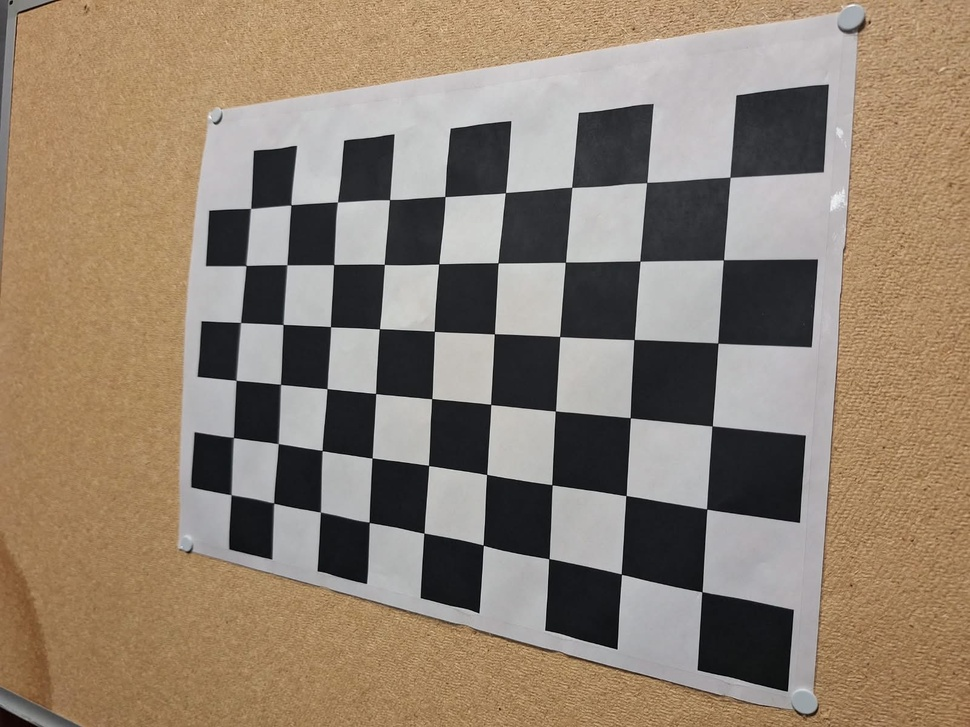
#> input picture labs/lab2/pictures/1.jpeg, 970 x 727 px, shrunk from 1600 x 1200 before the run; its folder holds only this picture in this run
$ jupyter execute main.ipynb
#> lines starting #> are read from the running program, lines starting #| are printed output that depends on the picture; after the words box and inside, x2 and y2 are one past the last pixel; in counts of white or black regions, pixels touching at a corner belong together
# Checkboard detection

[cell 1]
import numpy as np
import cv2 as cv
import glob
# termination criteria
criteria = (cv.TERM_CRITERIA_EPS + cv.TERM_CRITERIA_MAX_ITER, 30, 0.001)
# prepare object points, like (0,0,0), (1,0,0), (2,0,0) ....,(6,5,0)
pattern_size = (9, 6)
objp = np.zeros((pattern_size[0] * pattern_size[1], 3), np.float32)
objp[:, :2] = np.mgrid[0:pattern_size[0], 0:pattern_size[1]].T.reshape(-1, 2)
# Arrays to store object points and image points from all the images.
objpoints = [] # 3d point in real world space
imgpoints = [] # 2d points in image plane.
images = glob.glob('pictures/*.jpeg')
for fname in images:
    img = cv.imread(fname)
#> img is the input picture: shape (727, 970, 3); mean B, G, R 112.1, 128.9, 144.6
    gray = cv.cvtColor(img, cv.COLOR_BGR2GRAY)
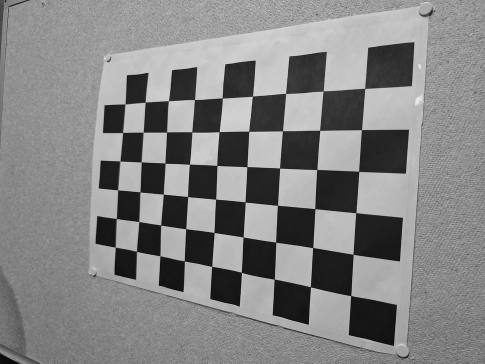
#> gray: shape (727, 970) (shown at 1/2 size); min 0, max 253, mean 131.7
    # Find the chess board corners
    ret, corners = cv.findChessboardCorners(gray, pattern_size, None)
#> ret = True; corners = 54 rows, first 8: [702, 591.9], [621.4, 574.2], [549, 558.8], [483, 545.1], [424, 533.1], [368.9, 522.2], [320.6, 512], [274, 503.1]
    # If found, add object points, image points (after refining them)
    if ret == True:
        objpoints.append(objp)
        corners2 = cv.cornerSubPix(gray,corners, (11,11), (-1,-1), criteria)
#> corners2 = 54 rows, first 8: [701.9, 591.7], [621.4, 574.2], [548.9, 558.6], [483.3, 545.2], [423.9, 533.2], [369.2, 522.4], [320.4, 512.1], [273.6, 503.1]
        imgpoints.append(corners2)
        # Draw and display the corners
        cv.drawChessboardCorners(img, pattern_size, corners2, ret)
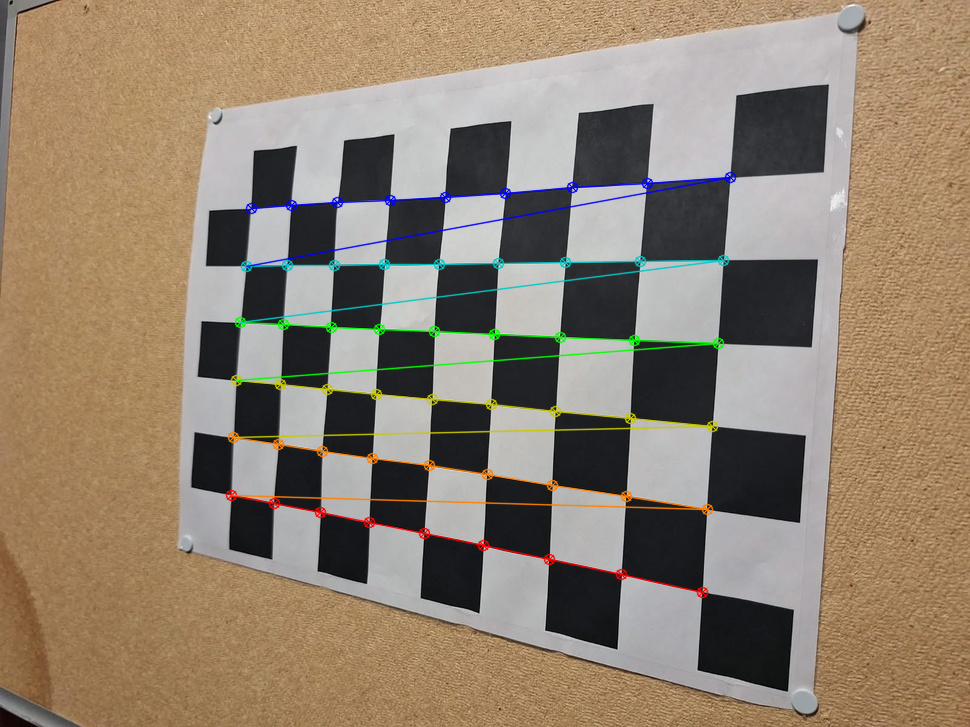
#> img: shape (727, 970, 3); 2.85% of pixels changed, all inside (x1, y1, x2, y2) = (225, 171, 737, 599)
        # save figure
        cv.imwrite('output/' + fname.split('/')[-1], img)

        cv.waitKey(500)
cv.destroyAllWindows()

[cell 2]
objpoints

[cell 3]
imgpoints

# Camera calibration

## calculate H for each image

[cell 4]
projection_matrices = []
for i in range(len(objpoints)):
    # get the object points and image points for the current image
    objp = objpoints[i]
    imgp = imgpoints[i]
    M = []
    for j in range(len(objp)):
        u, v = imgp[j].ravel()
        x, y = objp[j][:2]

        M.append([-x, -y, -1, 0, 0, 0, u*x, u*y, u])
        M.append([0, 0, 0, -x, -y, -1, v*x, v*y, v])
    U, S, Vt = np.linalg.svd(M)
    H = Vt[-1].reshape(3, 3)
    projection_matrices.append(H)
#> after the loop, projection_matrices = [[[0.0496, -0.0051, -0.76], [-0.017, 0.09, -0.641], [-6.11e-05, 9.15e-07, -0.00108]]]

[cell 5]
projection_matrices
#> Out has the same summary as projection_matrices

### Test the projection matrices by projecting the object points to image points

[cell 6]
for i, H in enumerate(projection_matrices):
    objp_i = objpoints[i]
    imgp_i = imgpoints[i]

    projected_points = []

    for x, y, _ in objp_i:
        p = np.array([x, y, 1.0])
        p_projected = H @ p
        p_projected /= p_projected[2]
        projected_points.append(p_projected[:2])

    for j, projected in enumerate(projected_points):
        print(
            f"Image {i}, Point {j}: "
            f"Actual: {imgp_i[j]}, Projected: {projected}"
        )
#> this loop made 1 pass
#> (printed output is left out)

[cell 7]
# take an image as an example and display the original image with the projected points
import matplotlib.pyplot as plt
img = cv.imread(images[0])
plt.imshow(cv.cvtColor(img, cv.COLOR_BGR2RGB))
H = projection_matrices[0]
#> H = [[0.0496, -0.0051, -0.76], [-0.017, 0.09, -0.641], [-6.11e-05, 9.15e-07, -0.00108]]
objp_i = objpoints[0]
projected_points = []
for j in range(len(objp_i)):
    x, y, _ = objp_i[j]
    p = np.array([x, y, 1.0])
    p_projected = H @ p
    p_projected /= p_projected[2]
    projected_points.append(p_projected[:2])
#> this loop made 54 passes
#> p_projected on passes 1 to 8: [701.3, 591.1, 1], [620.6, 574.4, 1], [548, 559.4, 1], [482.5, 545.9, 1], [423, 533.6, 1], [368.7, 522.3, 1], [318.9, 512.1, 1], [273.2, 502.6, 1]
#> after the loop, projected_points = 54 pairs, first value 231.1 to 727.9, second value 177 to 591.1
for point in projected_points:
    plt.plot(point[0], point[1], 'ro')
#> this loop made 54 passes
#> point on passes 1 to 8: [701.3, 591.1], [620.6, 574.4], [548, 559.4], [482.5, 545.9], [423, 533.6], [368.7, 522.3], [318.9, 512.1], [273.2, 502.6]
plt.show()
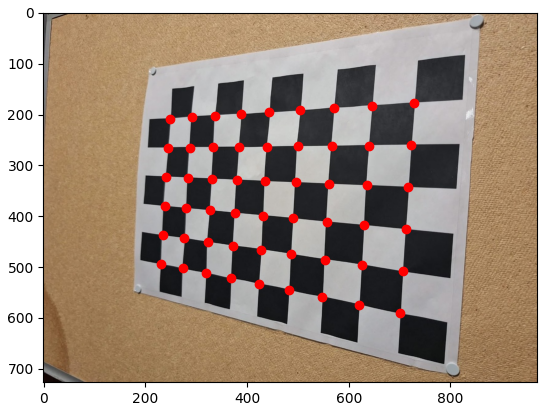
#> figure drawn by matplotlib, 1 panel

## Use the projection matrices to compute the intrinsic and extrinsic parameters of the camera.

[cell 8]
V = []
for i in range(len(objpoints)):
    H = projection_matrices[i]
    h1 = H[:, 0]
    h2 = H[:, 1]
    v12 = np.array([h1[0]*h2[0], h1[0]*h2[1] + h1[1]*h2[0], h1[1]*h2[1], h1[2]*h2[0] + h1[0]*h2[2], h1[2]*h2[1] + h1[1]*h2[2], h1[2]*h2[2]])
    v11 = np.array([h1[0]*h1[0], h1[0]*h1[1] + h1[1]*h1[0], h1[1]*h1[1], h1[2]*h1[0] + h1[0]*h1[2], h1[2]*h1[1] + h1[1]*h1[2], h1[2]*h1[2]])
    v22 = np.array([h2[0]*h2[0], h2[0]*h2[1] + h2[1]*h2[0], h2[1]*h2[1], h2[2]*h2[0] + h2[0]*h2[2], h2[2]*h2[1] + h2[1]*h2[2], h2[2]*h2[2]])
    V.append(v12)
    V.append(v11 - v22)
#> this loop made 1 pass
#> (h1, h2, v11) on pass 1: ([0.0496, -0.017, -6.11e-05], [-0.0051, 0.09, 9.15e-07], [0.00246, -0.00169, 0.00029, -6.06e-06, 2.08e-06, 3.73e-09])
#> after the loop, V = [[-0.000253, 0.00455, -0.00153, 3.57e-07, -5.51e-06, -5.59e-11], [0.00244, -0.00077, -0.0078, -6.06e-06, 1.92e-06, 3.73e-09]]
U, S, Vt = np.linalg.svd(V)
#> U = [[0.169, 0.986], [0.986, -0.169]]; S = [0.00829, 0.00467]; Vt = [[0.284, 0.00114, -0.959, -0.000712, 0.000115, 4.43e-07], [-0.142, 0.989, -0.0409, 0.000295, -0.00123, -1.47e-07], [-0.948, -0.147, -0.281, -0.000674, -0.000905, 4.5e-07], [-0.000395, -0.00039, -0.000861, 1, -3.35e-07, 3.39e-10], [-0.00107, 0.00109, -0.000195, 1.7e-07, 1, -7.09e-11], [2.8e-07, 2.11e-07, 5.45e-07, 3.23e-10, 2.46e-10, 1]]

A = Vt[-1] # A is upper triangular matrix
#> A = [2.8e-07, 2.11e-07, 5.45e-07, 3.23e-10, 2.46e-10, 1]
# convert to full matrix
A = np.array([[A[0], A[1], A[3]], [0, A[2], A[4]], [0, 0, A[5]]])
#> A = [[2.8e-07, 2.11e-07, 3.23e-10], [0, 5.45e-07, 2.46e-10], [0, 0, 1]]
K = np.linalg.inv(A)
#> K = [[3574371.3, -1385087.1, -0.000815], [0, 1835434.1, -0.000451], [0, 0, 1]]

[cell 9]
K
#> Out has the same summary as K

$ run again, on labs/lab2/pictures/5.jpeg
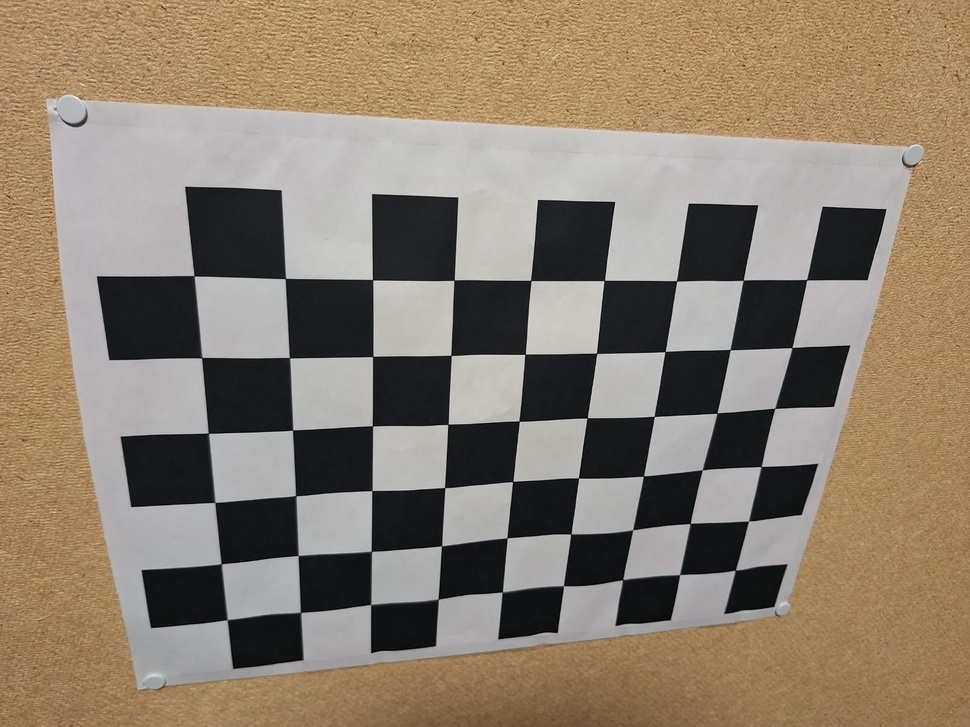
#> input picture labs/lab2/pictures/5.jpeg, 970 x 727 px, shrunk from 1600 x 1200 before the run
#> img is the input picture: shape (727, 970, 3); mean B, G, R 110.4, 126.7, 141.5
#> `gray = cv.cvtColor(img, cv.COLOR_BGR2GRAY)`:
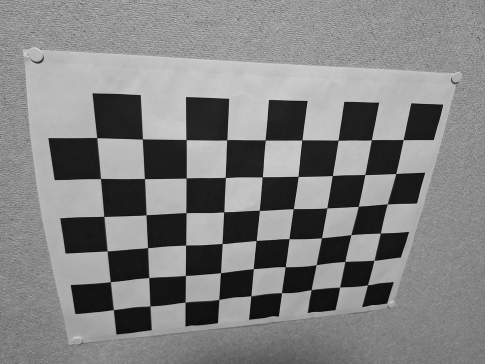
#> gray: shape (727, 970) (shown at 1/2 size); min 0, max 238, mean 129.3
#> ret = True; corners = 54 rows, first 8: [735.2, 570.2], [679.6, 574.6], [622.5, 579.7], [563.4, 585.7], [502.3, 591.9], [438.3, 599.1], [370.6, 604.5], [300.6, 612.4]
#> corners2 = 54 rows, first 8: [735.3, 570.2], [679.6, 574.6], [622.6, 579.7], [563.5, 585.7], [502.3, 592], [438.2, 599.2], [370.7, 604.5], [300.5, 612.4]
#> img: shape (727, 970, 3); 3.22% of pixels changed, all inside (x1, y1, x2, y2) = (188, 270, 814, 627)
#> after the loop `for i in range(len(objpoints)):`: projection_matrices = [[[-0.0726, -0.013, 0.786], [-0.00616, -0.0716, 0.609], [-2.08e-05, -3.56e-05, 0.00107]]]
#> `projection_matrices`: Out has the same summary as projection_matrices
#> the loop `for i, H in enumerate(projection_matrices):` made 1 pass
#> (printed output is left out)
#> `H = projection_matrices[0]`: H = [[-0.0726, -0.013, 0.786], [-0.00616, -0.0716, 0.609], [-2.08e-05, -3.56e-05, 0.00107]]
#> the loop `for j in range(len(objp_i)):` made 54 passes
#> p_projected on passes 1 to 8: [734.7, 569.6, 1], [680.1, 575, 1], [623.3, 580.6, 1], [564.1, 586.5, 1], [502.4, 592.6, 1], [438.1, 599, 1], [371, 605.6, 1], [300.8, 612.6, 1]
#> after the loop `for j in range(len(objp_i)):`: projected_points = 54 pairs, first value 193.4 to 808.1, second value 278.4 to 619.9
#> the loop `for point in projected_points:` made 54 passes
#> point on passes 1 to 8: [734.7, 569.6], [680.1, 575], [623.3, 580.6], [564.1, 586.5], [502.4, 592.6], [438.1, 599], [371, 605.6], [300.8, 612.6]
#> `plt.show()`:
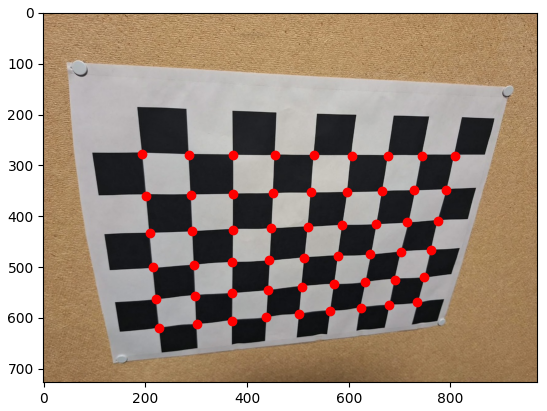
#> figure drawn by matplotlib, 1 panel
#> the loop `for i in range(len(objpoints)):` made 1 pass
#> (h1, h2, v12, v11, v22) on pass 1: ([-0.0726, -0.00616, -2.08e-05], [-0.013, -0.0716, -3.56e-05], [0.000945, 0.00528, 0.000441, 2.85e-06, 1.71e-06, 7.39e-10], [0.00527, 0.000894, 3.8e-05, 3.02e-06, 2.56e-07, 4.32e-10], [0.00017, 0.00187, 0.00513, 9.26e-07, 5.09e-06, 1.26e-09])
#> after the loop `for i in range(len(objpoints)):`: V = [[0.000945, 0.00528, 0.000441, 2.85e-06, 1.71e-06, 7.39e-10], [0.0051, -0.000972, -0.00509, 2.09e-06, -4.84e-06, -8.32e-10]]
#> U = [[-0.105, 0.994], [0.994, 0.105]]; S = [0.00729, 0.00535]; Vt = [[0.682, -0.209, -0.701, 0.000244, -0.000685, -1.24e-07], [0.276, 0.961, -0.0181, 0.000571, 0.000222, 1.21e-07], [0.678, -0.181, 0.713, 0.000306, -0.000193, -5.58e-09], [-0.000531, -0.000442, -3.66e-05, 1, -1.43e-07, -6.19e-11], [0.000536, -0.000391, -0.000338, 2.42e-07, 1, -3.26e-11], [5.51e-08, -1.43e-07, -8.09e-08, 2.5e-11, -8.04e-11, 1]]
#> `A = Vt[-1]`: A = [5.51e-08, -1.43e-07, -8.09e-08, 2.5e-11, -8.04e-11, 1]
#> `A = np.array([[A[0], A[1], A[3]], [0, A[2], A[4]], [0, 0, A[5]]])`: A = [[5.51e-08, -1.43e-07, 2.5e-11], [0, -8.09e-08, -8.04e-11], [0, 0, 1]]
#> K = [[18140612.6, -32094129.1, -0.00303], [0, -12357698.4, -0.000993], [0, 0, 1]]
#> `K`: Out has the same summary as K

$ run again, on labs/lab2/pictures/6.jpeg
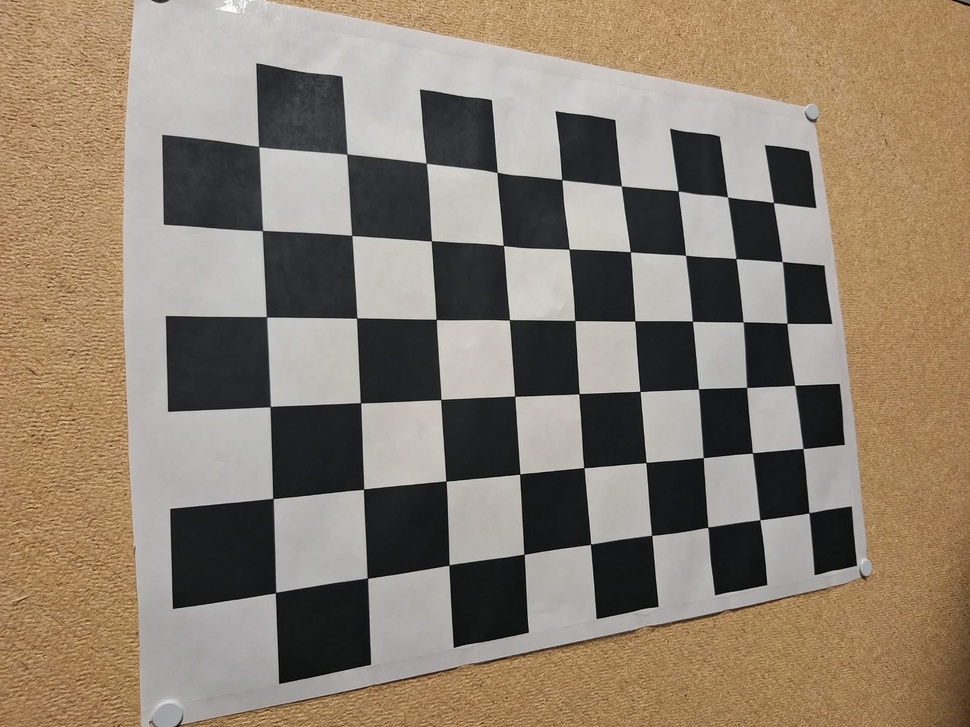
#> input picture labs/lab2/pictures/6.jpeg, 970 x 727 px, shrunk from 1600 x 1200 before the run
#> img is the input picture: shape (727, 970, 3); mean B, G, R 111.5, 127.4, 141.3
#> ret = True; corners = 54 rows, first 8: [808.8, 512.7], [759.9, 519.7], [707.7, 527.1], [651.7, 535.4], [590.5, 544.2], [524.2, 554.3], [449, 565], [367.6, 578.3]
#> corners2 = 54 rows, first 8: [808.9, 512.8], [759.8, 519.8], [707.8, 527.2], [651.6, 535.4], [590.5, 544.3], [524.1, 554.3], [448.9, 565], [367.4, 578.3]
#> `cv.drawChessboardCorners(img, pattern_size, corners2, ret)`:
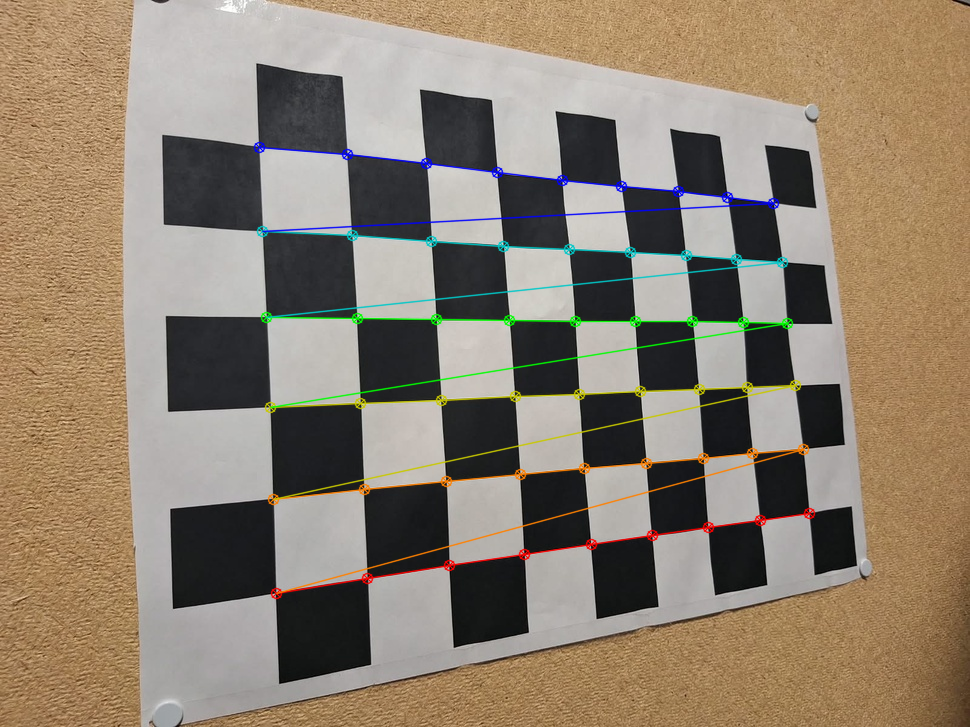
#> img: shape (727, 970, 3); 3.06% of pixels changed, all inside (x1, y1, x2, y2) = (253, 141, 816, 600)
#> after the loop `for i in range(len(objpoints)):`: projection_matrices = [[[-0.0803, 5.44e-05, 0.84], [-0.0136, -0.0626, 0.532], [-4.05e-05, 8.88e-06, 0.00104]]]
#> `projection_matrices`: Out has the same summary as projection_matrices
#> the loop `for i, H in enumerate(projection_matrices):` made 1 pass
#> (printed output is left out)
#> `H = projection_matrices[0]`: H = [[-0.0803, 5.44e-05, 0.84], [-0.0136, -0.0626, 0.532], [-4.05e-05, 8.88e-06, 0.00104]]
#> the loop `for j in range(len(objp_i)):` made 54 passes
#> p_projected on passes 1 to 8: [808.4, 512.1, 1], [760.7, 519.2, 1], [709.1, 526.9, 1], [652.9, 535.3, 1], [591.4, 544.5, 1], [524.1, 554.6, 1], [449.9, 565.7, 1], [367.7, 578, 1]
#> after the loop `for j in range(len(objp_i)):`: projected_points = 54 pairs, first value 260.5 to 808.4, second value 145 to 591.7
#> the loop `for point in projected_points:` made 54 passes
#> point on passes 1 to 8: [808.4, 512.1], [760.7, 519.2], [709.1, 526.9], [652.9, 535.3], [591.4, 544.5], [524.1, 554.6], [449.9, 565.7], [367.7, 578]
#> `plt.show()`:
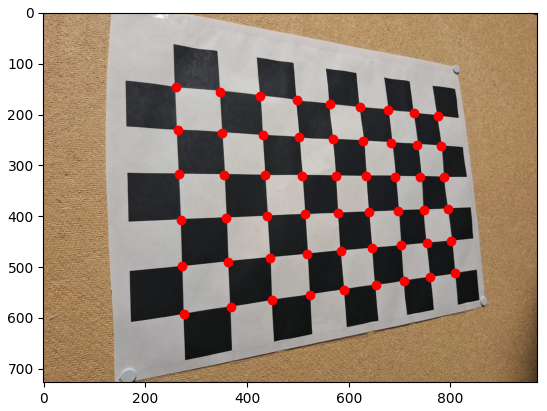
#> figure drawn by matplotlib, 1 panel
#> the loop `for i in range(len(objpoints)):` made 1 pass
#> (h1, h2, v11) on pass 1: ([-0.0803, -0.0136, -4.05e-05], [5.44e-05, -0.0626, 8.88e-06], [0.00645, 0.00219, 0.000185, 6.51e-06, 1.1e-06, 1.64e-09])
#> after the loop `for i in range(len(objpoints)):`: V = [[-4.37e-06, 0.00503, 0.000853, -7.16e-07, 2.42e-06, -3.6e-10], [0.00645, 0.00219, -0.00374, 6.51e-06, 2.22e-06, 1.56e-09]]
#> U = [[0.212, 0.977], [0.977, -0.212]]; S = [0.00788, 0.00493]; Vt = [[0.8, 0.407, -0.44, 0.000788, 0.00034, 1.84e-07], [-0.278, 0.902, 0.329, -0.000421, 0.000383, -1.38e-07], [0.532, -0.141, 0.835, 0.000226, -0.000133, 6.92e-08], [-0.000868, 9.13e-05, 0.000297, 1, 1.74e-07, -1.24e-10], [-9.45e-05, -0.000503, 0.000134, -2.5e-07, 1, -5.61e-11], [-2.22e-07, 5.97e-08, 6.89e-08, -9.45e-11, 5.58e-11, 1]]
#> `A = Vt[-1]`: A = [-2.22e-07, 5.97e-08, 6.89e-08, -9.45e-11, 5.58e-11, 1]
#> `A = np.array([[A[0], A[1], A[3]], [0, A[2], A[4]], [0, 0, A[5]]])`: A = [[-2.22e-07, 5.97e-08, -9.45e-11], [0, 6.89e-08, 5.58e-11], [0, 0, 1]]
#> K = [[-4494872.1, 3894746.3, -0.000642], [0, 14520980.1, -0.000811], [0, 0, 1]]
#> `K`: Out has the same summary as K
